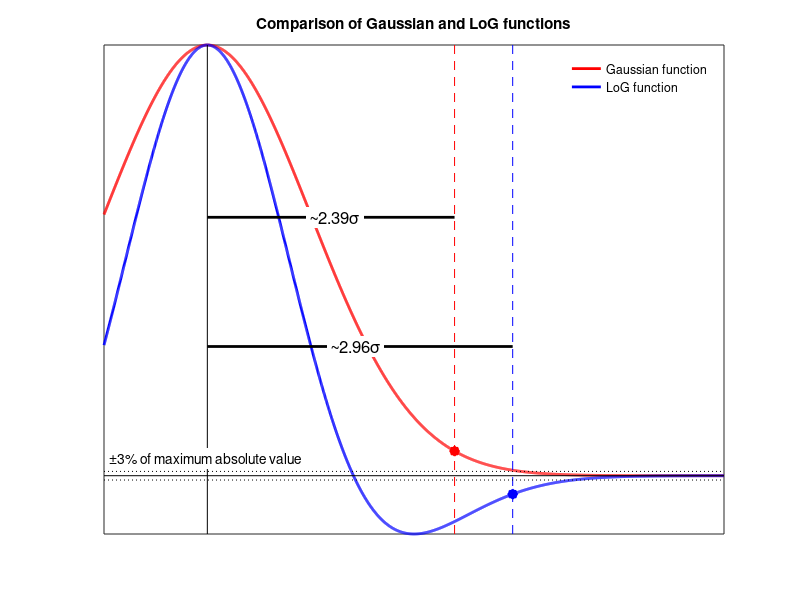

This figure's MATLAB source:
% GAUSSIAN & LoG KERNELS - 1D comparsion
clear all;
close all;

sigma = 4;

x = -1*sigma:0.01:5*sigma;
G = zeros(size(x));
LoG = zeros(size(x));
for i = 1:length(x)
    G(i) = exp(-(x(i)^2)/(2*sigma^2));
    LoG(i) = -((x(i)^2 - 2*sigma^2)/(sigma^4))*exp(-(x(i)^2)/(2*sigma^2));
end

G = G/max(G);
LoG = LoG/max(LoG);

factor = 0.01;
% ind_G e ind_LoG por amplitud:
% ind_G = find(abs(G)>factor*max(G),1,'last');
% ind_LoG = find(abs(LoG)>factor*max(LoG),1,'last');

area_G = cumtrapz(x,abs(G)); area_G = area_G/max(area_G);
area_LoG = cumtrapz(x,abs(LoG)); area_LoG = area_LoG/max(area_LoG);
% ind_G e ind_LoG por area:
ind_G = find(area_G>=(1-factor),1,'first');
ind_LoG = find(area_LoG>=(1-factor),1,'first');

h = figure('Name','Kernels comparsion','Color','white','Position',[100 100 800 500]);
plot(x,G,'-r','Linewidth',2); hold on; 
plot(x,LoG,'-b','Linewidth',2); axis tight;
title('Comparison of Gaussian and LoG functions');
plot(x(ind_G),G(ind_G),'*r','Linewidth',5);
plot(x(ind_LoG),LoG(ind_LoG),'*b','Linewidth',5);
% Líneas:
line([0 0],[min(LoG) max(LoG)],'Color','k');
line([-1*sigma 5*sigma],[0 0],'Color','k');
line([x(ind_G) x(ind_G)],[min(LoG) max(LoG)],'Color','r','LineStyle','--');
line([x(ind_LoG) x(ind_LoG)],[min(LoG) max(LoG)],'Color','b','LineStyle','--');
h2 = get(h,'Children');
set(h2,'XTick',[]); set(h2,'YTick',[]);
line([-1*sigma 5*sigma],[factor*max(LoG) factor*max(LoG)],'Color','k','LineStyle',':');
line([-1*sigma 5*sigma],[-factor*max(LoG) -factor*max(LoG)],'Color','k','LineStyle',':');
line([0 x(ind_G)],[0.6*max(G) 0.6*max(G)],'Color','k','Linewidth',2);
line([0 x(ind_LoG)],[0.3*max(G) 0.3*max(G)],'Color','k','Linewidth',2);
% Referencias
hleg = legend('Gaussian function','LoG function');
set(hleg,'box','Off');
% Texto:
text(-0.95*sigma,(factor+0.03)*max(LoG),'\pm3% of maximum absolute value','BackgroundColor','white');
text(sigma,0.6*max(G),[sprintf('~%1.2f',x(ind_G)/sigma) '\sigma'],'FontSize',12,'BackgroundColor','white');
text(1.2*sigma,0.3*max(G),[sprintf('~%1.2f',x(ind_LoG)/sigma) '\sigma'],'FontSize',12,'BackgroundColor','white');
% Save
% print(h,'-depsc','kernels.eps');